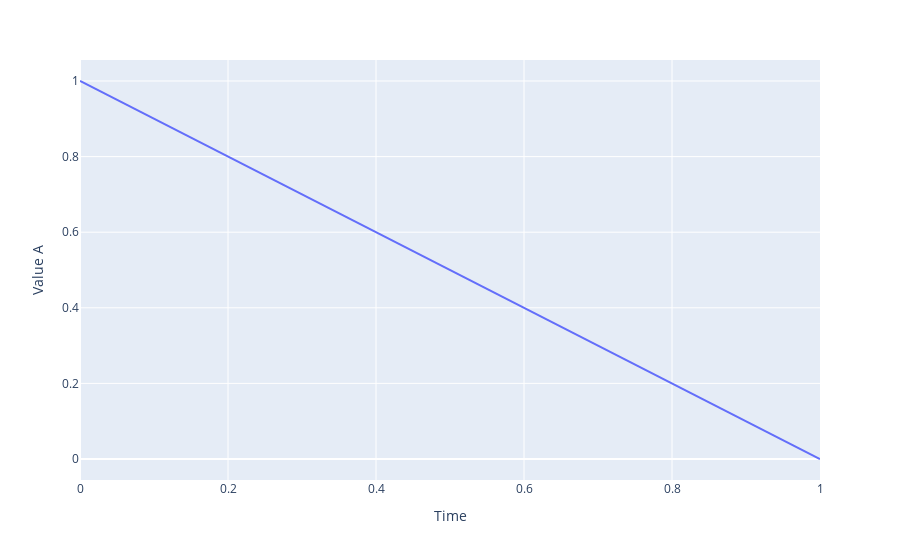

The cell this chart's notebook holds for it:
### Code cell
import plotly.express as px

fig = px.line(y=[1, 0])

fig.update_xaxes(title_text='Time') #设置轴标题文本  x轴名字
fig.update_yaxes(title_text='Value A') #设置轴标题文本 y轴名字

fig.show()

### Figure 1 — Plotly figure (JSON) as saved in the notebook; plotly's stock layout.template omitted (floating-point values rounded to 4 significant figures)
{"data": [{"hovertemplate": "x=%{x}<br>y=%{y}<extra></extra>", "legendgroup": "", "line": {"color": "#636efa", "dash": "solid"}, "marker": {"symbol": "circle"}, "mode": "lines", "name": "", "orientation": "v", "showlegend": false, "type": "scatter", "x": [0, 1], "xaxis": "x", "y": [1, 0], "yaxis": "y"}], "layout": {"legend": {"tracegroupgap": 0}, "margin": {"t": 60}, "xaxis": {"anchor": "y", "domain": [0, 1], "title": {"text": "Time"}}, "yaxis": {"anchor": "x", "domain": [0, 1], "title": {"text": "Value A"}}}}
